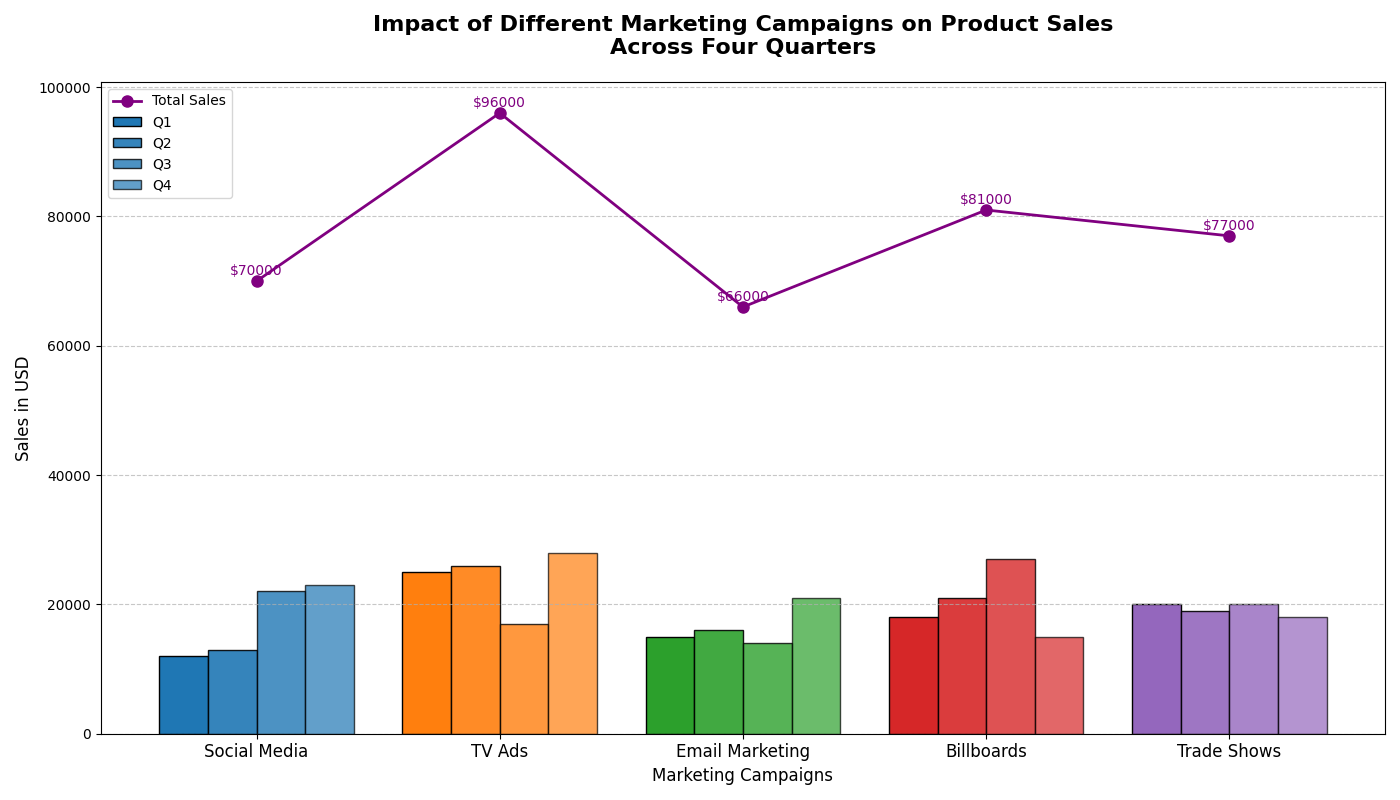

Python code for this plot:
import matplotlib.pyplot as plt
import numpy as np

campaigns = ['Social Media', 'TV Ads', 'Email Marketing', 'Billboards', 'Trade Shows']

# Manually shuffled sales impacts
Q1_sales = np.array([12000, 25000, 15000, 18000, 20000])
Q2_sales = np.array([13000, 26000, 16000, 21000, 19000])
Q3_sales = np.array([22000, 17000, 14000, 27000, 20000])
Q4_sales = np.array([23000, 28000, 21000, 15000, 18000])

total_sales = Q1_sales + Q2_sales + Q3_sales + Q4_sales

colors_campaigns = ['#1f77b4', '#ff7f0e', '#2ca02c', '#d62728', '#9467bd']

fig, ax = plt.subplots(figsize=(14, 8))

bar_width = 0.2
positions = np.arange(len(campaigns))

bars_Q1 = ax.bar(positions - 1.5*bar_width, Q1_sales, width=bar_width, color=colors_campaigns, edgecolor='black', label='Q1')
bars_Q2 = ax.bar(positions - 0.5*bar_width, Q2_sales, width=bar_width, color=colors_campaigns, edgecolor='black', label='Q2', alpha=0.9)
bars_Q3 = ax.bar(positions + 0.5*bar_width, Q3_sales, width=bar_width, color=colors_campaigns, edgecolor='black', label='Q3', alpha=0.8)
bars_Q4 = ax.bar(positions + 1.5*bar_width, Q4_sales, width=bar_width, color=colors_campaigns, edgecolor='black', label='Q4', alpha=0.7)

total_positions = np.arange(len(campaigns))
ax.plot(total_positions, total_sales, color='purple', marker='o', linestyle='-', linewidth=2, markersize=8, label='Total Sales')

for i, total_val in enumerate(total_sales):
    ax.text(i, total_val + 500, f'${int(total_val)}', ha='center', va='bottom', fontsize=10, color='purple')

ax.set_title("Impact of Different Marketing Campaigns on Product Sales\nAcross Four Quarters", fontsize=16, fontweight='bold', pad=20)
ax.set_xlabel("Marketing Campaigns", fontsize=12)
ax.set_ylabel("Sales in USD", fontsize=12)
ax.set_xticks(positions)
ax.set_xticklabels(campaigns, fontsize=12)
ax.yaxis.grid(True, linestyle='--', alpha=0.7)
ax.legend(loc='upper left')

plt.tight_layout()
plt.show()
